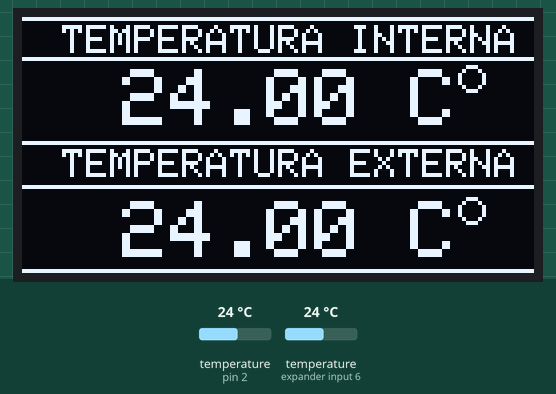
Simulated run of this program. Board: Arduino Nano, built with avr-gcc and run on an emulated ATmega328P. Parts: 128×64 one-colour display. The inputs (shaded band) are chosen by the test bench; at power-on: temperature (sensors on pin 2, expander input 6) 24 °C.

Above: at 3.4 s.
3.5 s: temperature (sensor on pin 2) set to 12 °C
At 6.4 s:
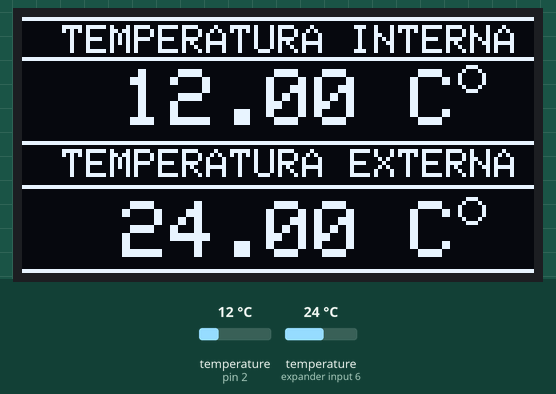
6.9 s: temperature (sensor on expander input 6) set to 12 °C
At 9.9 s:
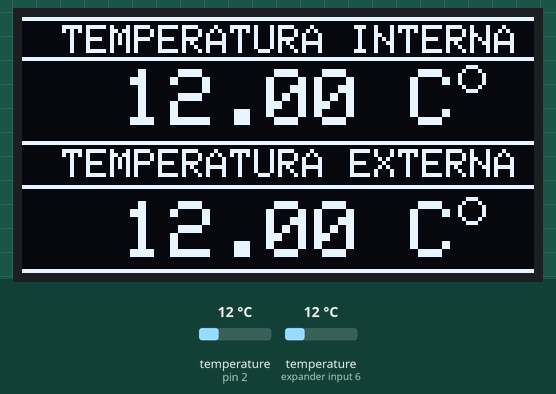
10.5 s: temperature (sensor on pin 2) set to 19 °C
At 13.5 s:
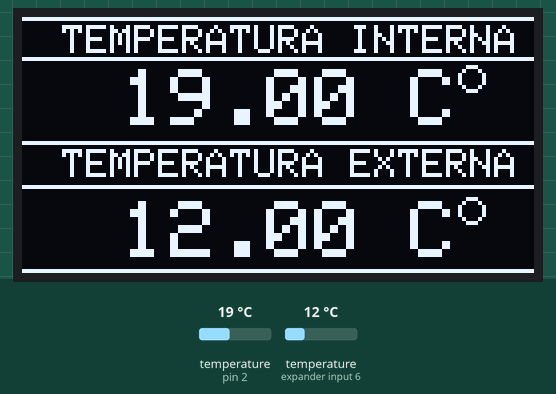
14.2 s: temperature (sensor on expander input 6) set to 19 °C
At 17.0 s:
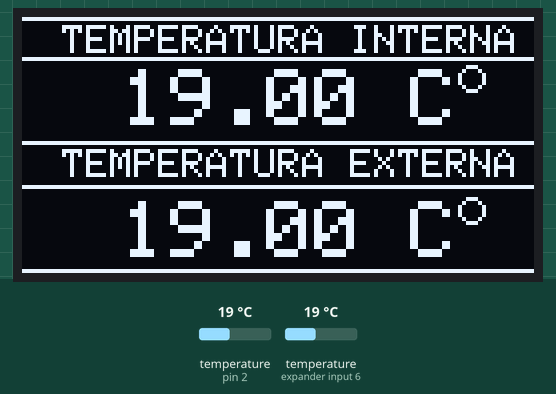
17.8 s: temperature (sensor on pin 2) set to 28 °C
At 20.5 s:
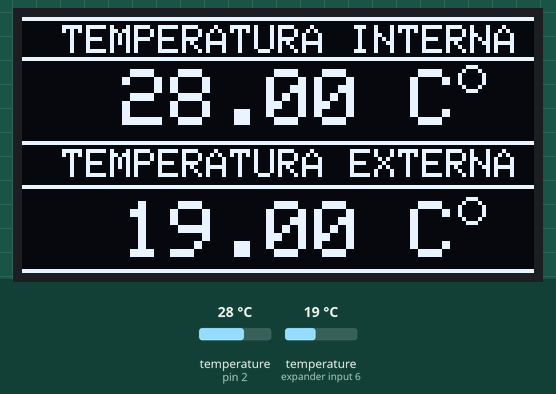
21.4 s: temperature (sensor on expander input 6) set to 28 °C
At 24.0 s:
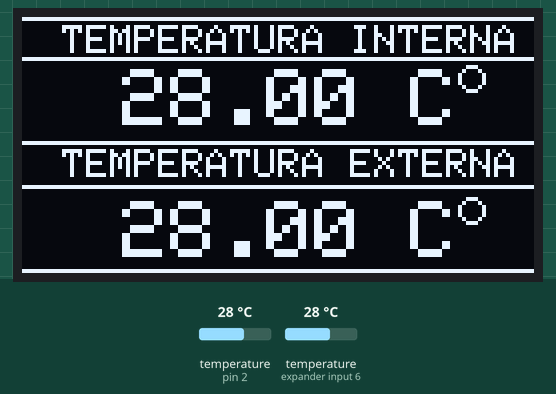
Timing chart, 0 to 25.5 s (numbered marks = the images above; inputs shaded):
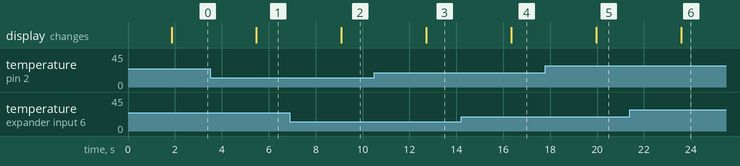

Measured:
- after the input at 3.5 s, the display: changes after 2.0 s (image 1)
- after the input at 6.9 s, the display: changes after 2.2 s (image 2)
- after the input at 10.5 s, the display: changes after 2.2 s (image 3)
- after the input at 14.2 s, the display: changes after 2.1 s (image 4)
- after the input at 17.8 s, the display: changes after 2.2 s (image 5)
- after the input at 21.4 s, the display: changes after 2.2 s (image 6)

The program:

main.cpp
```cpp
/*
/// Prueba LED
#include <Arduino.h>
#define onboard 13

void setup() {
  pinMode(onboard, OUTPUT);
}

void loop() {
  digitalWrite(onboard,LOW);
  delay(100);
  digitalWrite(onboard,HIGH);
  delay(100);
    digitalWrite(onboard,LOW);
  delay(1000);
  digitalWrite(onboard,HIGH);
  delay(1000);
}
*/
///-----------------------------------------------------
/*
///    PRUEBA SENSOR TEMPERATURA
#include <OneWire.h>
#include <DallasTemperature.h>

#define DATO 2

OneWire ourWire (DATO);
DallasTemperature sensors (&ourWire);


void setup() {
  delay(1500);
  Serial.begin (9600);
  sensors.begin ();
}
void loop() {
  sensors.requestTemperatures ();

  Serial.print (sensors.getTempCByIndex (0));
  Serial.print (" Grados Centigrados \n");
  delay (1000);
}

*/


/*
--------------------------------------------------------------------------------------

    ARDUINO NANO
    33. CONEXION CON PANTALLA OLED DE 0,96" POR I2C CON CONTROLADOR SSD1306
    AUTOR : JOSE MARIA MENDEZ RUIZ
    FECHA : NOVIEMBRE 2021

    Libreria del I2C que maneja el LCD OLED : Adafruit_SSD1306 y Adfruit-GFX-Library.
    Estas librerías las descargamos desde el propio entorno de programación a través del menú superior > Herramientas> Administrar Bibliotecas y busca SSD1306, de entre las que salgan busca Adafruit_SSD1306 y
    después sino se muestra de forma automática instalar GFX , buscaremos GFX y de las que salgan seleccionamos la indicada Adafruit.

    También podéis bajarlas de :

    https://github.com/adafruit/Adafruit_SSD1306
    https://github.com/adafruit/Adafruit-GFX-Library

    CODIGO LIBRE PARA UTILIZAR COMO QUIERAS

*/
 /*
#include <Wire.h>
#include <Adafruit_GFX.h>
#include <Adafruit_SSD1306.h>

// DECLARAMOS LAS VARIABLES QUE INDICAN LOS PINES QUE VAMOS A UTILIZAR
// TODO LO HACEMOS MEDIANTE EL CANAL I2C

String frase;                  // Para la frase que queremos mostrar en el lcd
int ancho = 128;               // ancho pantalla en puntos
int alto = 64;                 // alto pantalla en puntos

Adafruit_SSD1306 display(ancho, alto, &Wire, -1);

void setup() {

  // Iniciamos la pantalla y si no esta, entrara en un bucle sin fin
  if (!display.begin(SSD1306_SWITCHCAPVCC, 0x3C)) {
    while (true);
  }
  display.clearDisplay();               // Limpiamos pantalla
}

void loop() {

    display.drawRect(20, 18, 20, 28, SSD1306_WHITE); // Dibuja un rectángulo

    frase = "! Hola !";
    display.setTextSize(2);               // Tamaño del texto
    display.setTextColor(SSD1306_WHITE);  // Color WHITE para que se vea el texto, el color sera el del propio lcd
    display.setCursor(0, 1);              // Posición del texto en puntos
    display.println(frase);               // Imprimimos la frase
    display.display();                    // Volcamos la información en el display para mostrarla

    // Mueve todo el contenido de la pantalla de izquierda a derecha
    display.startscrollright(0x00, 0x0F);
    delay(5000);
    display.stopscroll();

    // Mueve todo el contenido de la pantalla de derecha a izquierda
    display.startscrollleft(0x00, 0x0F);
    delay(5000);
    display.stopscroll();

}
//-----------------------------------------------------------------------------------

*/

/*
///    PRUEBA SENSOR TEMPERATURA  ---- 1 SOLO SENSOR ---- SI FUNCIONÓ


#include <OneWire.h>
#include <DallasTemperature.h>
#include <Wire.h>
#include <Adafruit_GFX.h>
#include <Adafruit_SSD1306.h>
#define DATO 2  //ENTRADA SENSOR DE TEMPERATURA

OneWire ourWire (DATO);
DallasTemperature sensors (&ourWire);
// DECLARAMOS LAS VARIABLES QUE INDICAN LOS PINES QUE VAMOS A UTILIZAR
// TODO LO HACEMOS MEDIANTE EL CANAL I2C
String frase;                  // Para la frase que queremos mostrar en el lcd
int ancho = 128;               // ancho pantalla en puntos
int alto = 64;                 // alto pantalla en puntos
Adafruit_SSD1306 display(ancho, alto, &Wire, -1);

void setup() {
  sensors.begin ();
   // Iniciamos la pantalla y si no esta, entrara en un bucle sin fin
  if (!display.begin(SSD1306_SWITCHCAPVCC, 0x3C)) {
    while (true);
  }
  display.clearDisplay();               // Limpiamos pantalla
}

void loop() {
   sensors.requestTemperatures ();
   frase = sensors.getTempCByIndex (0);
   delay (1000);
   display.setTextSize(1);               // Tamaño del texto
   display.setTextColor(SSD1306_WHITE);  // Color WHITE para que se vea el texto, el color sera el del propio lcd
   display.setCursor(30,1); // Posición del texto en puntos
   display.println("TEMPERATURA");
   display.drawLine(0,15,128,15, WHITE);  // IMPRIMIR LÍNEA
   display.setTextSize(3,4);               // Tamaño del texto               // Imprimimos la frase
   display.setCursor(2, 25); // Posición del texto en puntos
   display.println(frase + " C");               // Imprimimos la frase
   display.drawCircle(100, 27, 4, WHITE);
   display.drawLine(0,60,128,60, WHITE);  // IMPRIMIR LÍNEA
   display.display();                    // Volcamos la información en el display para mostrarla
   display.clearDisplay();
}

*/


/*

//PRUEBA DIVIDIENDO LA PANTALLA EN DOS, SOLO UN SENSOR, MISMA LECTURA

#include <OneWire.h>
#include <DallasTemperature.h>
#include <Wire.h>
#include <Adafruit_GFX.h>
#include <Adafruit_SSD1306.h>
#define DATO 2  //ENTRADA SENSOR DE TEMPERATURA

OneWire ourWire (DATO);
DallasTemperature sensors (&ourWire);
// DECLARAMOS LAS VARIABLES QUE INDICAN LOS PINES QUE VAMOS A UTILIZAR
// TODO LO HACEMOS MEDIANTE EL CANAL I2C
String frase;                  // Para la frase que queremos mostrar en el lcd
int ancho = 128;               // ancho pantalla en puntos
int alto = 64;                 // alto pantalla en puntos
Adafruit_SSD1306 display(ancho, alto, &Wire, -1);

void setup() {
  sensors.begin ();
   // Iniciamos la pantalla y si no esta, entrara en un bucle sin fin
  if (!display.begin(SSD1306_SWITCHCAPVCC, 0x3C)) {
    while (true);
  }
  display.clearDisplay();               // Limpiamos pantalla
}

void loop() {
   sensors.requestTemperatures ();
   frase = sensors.getTempCByIndex (0);
   delay (1000);
   display.drawLine(0,0,128,0, WHITE);  // IMPRIMIR LÍNEA
   display.setTextSize(1);               // Tamaño del texto
   display.setTextColor(SSD1306_WHITE);  // Color WHITE para que se vea el texto, el color sera el del propio lcd
   display.setCursor(10,2); // Posición del texto en puntos
   display.println("TEMPERATURA INTERNA");
   display.drawLine(0,10,128,10, WHITE);  // IMPRIMIR LÍNEA
   display.setTextSize(2);               // Tamaño del texto               // Imprimimos la frase
   display.setCursor(25,13); // Posición del texto en puntos
   display.println(frase + " C");               // Imprimimos la frase
   display.drawCircle(112, 15, 3, WHITE);
   display.drawLine(0,31,128,31, WHITE);  // IMPRIMIR LÍNEA
   display.setTextSize(1);
   display.setCursor(10,33); // Posición del texto en puntos
   display.println("TEMPERATURA EXTERNA");
   display.drawLine(0,42,128,42, WHITE);  // IMPRIMIR LÍNEA
   display.setTextSize(2,2);               // Tamaño del texto               // Imprimimos la frase
   display.setCursor(25, 46); // Posición del texto en puntos
   display.println(frase + " C");
   display.drawCircle(112, 48, 3, WHITE);               // Imprimimos la frase
   display.drawLine(0,63,128,63, WHITE);  // IMPRIMIR LÍNEA
   display.display();                    // Volcamos la información en el display para mostrarla
   display.clearDisplay();
}

*/
//PRUEBA DIVIDIENDO LA PANTALLA EN DOS, SOLO UN SENSOR, MISMA LECTURA

#include <OneWire.h>
#include <DallasTemperature.h>
#include <Wire.h>
#include <Adafruit_GFX.h>
#include <Adafruit_SSD1306.h>
#define DATO 2  //ENTRADA SENSOR DE TEMPERATURA

OneWire ourWire (DATO);
DallasTemperature sensors (&ourWire);
// DECLARAMOS LAS VARIABLES QUE INDICAN LOS PINES QUE VAMOS A UTILIZAR
// TODO LO HACEMOS MEDIANTE EL CANAL I2C
String TEMP_A;                  // Para la frase que queremos mostrar en el lcd
String TEMP_B;                  // Para la frase que queremos mostrar en el lcd
int ancho = 128;               // ancho pantalla en puntos
int alto = 64;                 // alto pantalla en puntos
Adafruit_SSD1306 display(ancho, alto, &Wire, -1);

void setup() {
  sensors.begin ();
   // Iniciamos la pantalla y si no esta, entrara en un bucle sin fin
  if (!display.begin(SSD1306_SWITCHCAPVCC, 0x3C)) {
    while (true);
  }
  display.clearDisplay();               // Limpiamos pantalla
}

void loop() {
   sensors.requestTemperatures ();
   TEMP_A = sensors.getTempCByIndex (0);
   TEMP_B = sensors.getTempCByIndex (1);
   delay (1000);
   display.drawLine(0,0,128,0, WHITE);  // IMPRIMIR LÍNEA
   display.setTextSize(1);               // Tamaño del texto
   display.setTextColor(SSD1306_WHITE);  // Color WHITE para que se vea el texto, el color sera el del propio lcd
   display.setCursor(10,2); // Posición del texto en puntos
   display.println("TEMPERATURA INTERNA");
   display.drawLine(0,10,128,10, WHITE);  // IMPRIMIR LÍNEA
   display.setTextSize(2);               // Tamaño del texto               // Imprimimos la frase
   display.setCursor(25,13); // Posición del texto en puntos
   display.println(TEMP_A + " C");               // Imprimimos la frase
   display.drawCircle(112, 15, 3, WHITE);
   display.drawLine(0,31,128,31, WHITE);  // IMPRIMIR LÍNEA
   display.setTextSize(1);
   display.setCursor(10,33); // Posición del texto en puntos
   display.println("TEMPERATURA EXTERNA");
   display.drawLine(0,42,128,42, WHITE);  // IMPRIMIR LÍNEA
   display.setTextSize(2,2);               // Tamaño del texto               // Imprimimos la frase
   display.setCursor(25, 46); // Posición del texto en puntos
   display.println(TEMP_B + " C");
   display.drawCircle(112, 48, 3, WHITE);               // Imprimimos la frase
   display.drawLine(0,63,128,63, WHITE);  // IMPRIMIR LÍNEA
   display.display();                    // Volcamos la información en el display para mostrarla
   display.clearDisplay();
}
```
